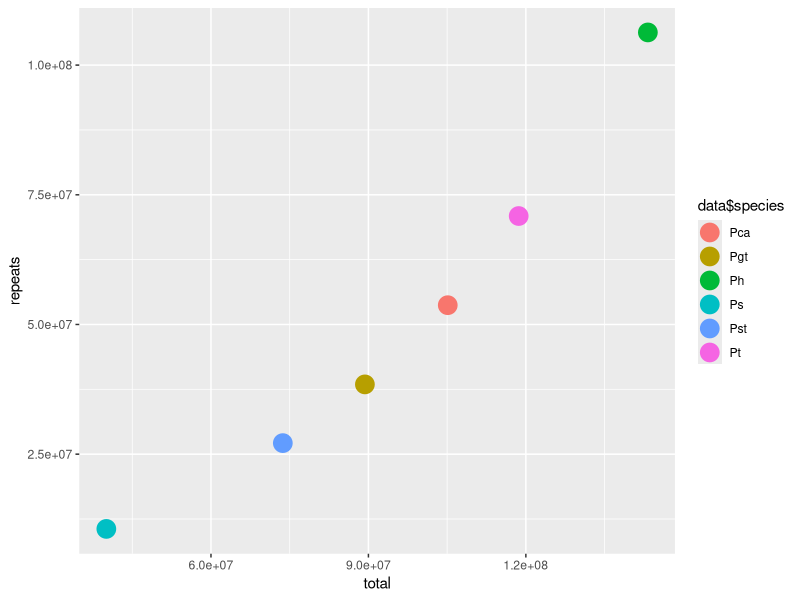

Generate this figure with R:
library(ggplot2)
data<-read.table("total_repeat_puccinia.txt", header=T)
ggplot(data, aes(x=total, y=repeats, color=data$species)) + geom_jitter(size=6)
